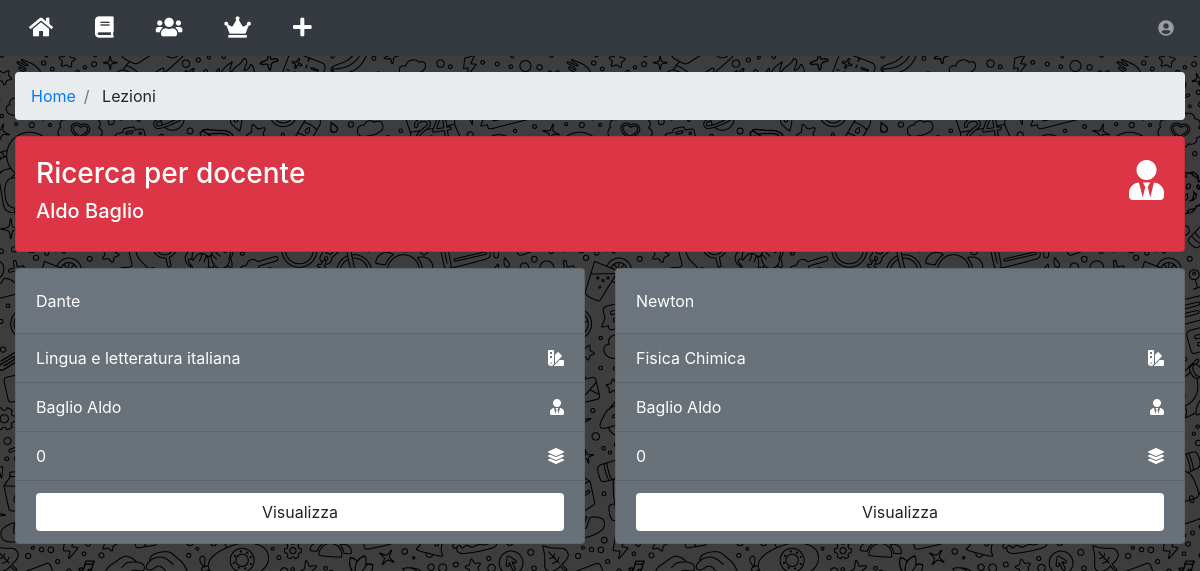
The page /lezioni/?docente=11 (signed in) on the database its author committed.
### tables this page shows
CREATE TABLE `utenti` (
  `id` int(15) NOT NULL AUTO_INCREMENT,
  `email` varchar(100) NOT NULL,
  `password` varchar(40) NOT NULL,
  `nome` varchar(20) NOT NULL,
  `cognome` varchar(20) NOT NULL,
  `tipo` ENUM('studente', 'professore', 'admin') DEFAULT 'studente',
  `aiuti` BOOLEAN DEFAULT 1,
  `notifiche` BOOLEAN DEFAULT 1,
  PRIMARY KEY (`id`),
  UNIQUE KEY (`email`)
);

CREATE TABLE `lezioni` (
  `id` int(15) NOT NULL AUTO_INCREMENT,
  `idUtente` int(15),
  `titolo` varchar(40) NOT NULL,
  `data` datetime NOT NULL,
  `note` varchar(150),
  PRIMARY KEY (`id`),
  UNIQUE (`idUtente`, `titolo`),
  FOREIGN KEY (`idUtente`)
    REFERENCES `utenti` (`id`)
);

CREATE TABLE `materie` (
  `id` int(15) NOT NULL AUTO_INCREMENT,
  `titolo` varchar(50),
  PRIMARY KEY (`id`)
);

### src/connection.php (called while the page is built, shortened)
<?php
  function query($sql){
    $conn = new mysqli("localhost", "root", "", "appRendiamo");
    $tabella = array();
    $result = $conn->query($sql);
    if (isset($result->num_rows)){
      if ($result->num_rows == 0) {
        return $tabella;
      } else while($row = $result->fetch_assoc()){
        array_push($tabella, $row);
      }
      return $tabella;
    } else {
      $conn->close();
    }
  }
?>

### src/lezioni/wrapper.php (the view, shortened to what this page needs)
<div class="container-fluid">
  <ol class="breadcrumb">
    <li class="breadcrumb-item">
      <a href="../home/">Home</a>
    </li>
    <li class="breadcrumb-item">
      Lezioni
    </li>
  </ol>
  <?php
    if (isset($_GET['materia'])) {
      $idMateria = $_GET['materia'];
      $lezioni = query("SELECT lezioni.*, utentiDiLezioni.idUtente AS preferito
                        FROM (
                          SELECT lezioni.*, utenti.nome, utenti.cognome
                          FROM (
                            SELECT lezioni.*, COUNT(materiali.id) as countMateriali
                            FROM lezioni
                            LEFT JOIN materiali
                              ON materiali.idLezione=lezioni.id
                            GROUP BY lezioni.id
                          ) AS lezioni, utenti, materieDiLezioni
                          WHERE lezioni.idUtente=utenti.id
                            AND materieDiLezioni.idLezione=lezioni.id
                            AND materieDiLezioni.idMateria=$idMateria
                          ) AS lezioni
                        LEFT JOIN utentiDiLezioni
                        ON utentiDiLezioni.idLezione=lezioni.id
                          AND utentiDiLezioni.idUtente=3
                        ORDER BY lezioni.titolo");
    } elseif (isset($_GET['docente'])) {
        $idDocente = $_GET['docente'];
        $lezioni = query("SELECT lezioni.*, utentiDiLezioni.idUtente AS preferito
                          FROM (
                            SELECT lezioni.*, utenti.nome, utenti.cognome
                            FROM (
                              SELECT lezioni.*, COUNT(materiali.id) as countMateriali
                              FROM lezioni
                              LEFT JOIN materiali
                                ON materiali.idLezione=lezioni.id
                              GROUP BY lezioni.id
                            ) AS lezioni, utenti
                            WHERE lezioni.idUtente=utenti.id
                              AND utenti.id=$idDocente
                            ) AS lezioni
                          LEFT JOIN utentiDiLezioni
                          ON utentiDiLezioni.idLezione=lezioni.id
                            AND utentiDiLezioni.idUtente=3
                          ORDER BY lezioni.titolo");
    }
  ?>
  <div class="row">
    <div class="col-12 mb-3 text-white">
      <?php if (isset($_GET['materia'])): ?>
        <?php $materia = query("SELECT * FROM materie WHERE id=".$_GET['materia'])[0] ?>
        <div class="card bg-primary card-body">
          <div class="row">
            <div class="col">
              <h3>Ricerca per materia</h3>
              <h5><?php echo $materia['titolo'] ?></h5>
            </div>
            <div class="col">
              <h1 class="float-right">
                <i class="fas fa-swatchbook"></i>
              </h1>
            </div>
          </div>
        </div>
      <?php elseif (isset($_GET['docente'])): ?>
        <?php $docente = query("SELECT * FROM utenti WHERE id=".$_GET['docente'])[0] ?>
        <div class="card bg-danger card-body">
          <div class="row">
            <div class="col">
              <h3>Ricerca per docente</h3>
              <h5><?php echo $docente['nome']." ".$docente['cognome'] ?></h5>
            </div>
            <div class="col">
              <h1 class="float-right">
                <i class="fas fa-user-tie"></i>
              </h1>
            </div>
          </div>
        </div>
      <?php endif; ?>
    </div>
    <?php if ($lezioni): ?>
      <?php foreach ($lezioni as $lezione): ?>
        <div class="col-xl-6 col-md-6 col-sm-12">
          <div class="card text-white bg-secondary mb-3">
            <div class="card-body">
              <?php echo $lezione['titolo'] ?>
            </div>
            <div class="card-footer">
              <div class="float-right">
                <i class="fas fa-swatchbook"></i>
              </div>
              <?php $materie = query("SELECT materie.* FROM materie, materieDiLezioni WHERE materie.id=materieDiLezioni.idMateria AND materieDiLezioni.idLezione=".$lezione['id']) ?>
              <?php if ($materie): ?>
                <?php foreach ($materie as $materia): ?>
                  <?php echo $materia['titolo'] ?>
                <?php endforeach; ?>
              <?php else: ?>
                Nessuna materia
              <?php endif; ?>
            </div>
            <div class="card-footer">
              <div class="float-right">
                <i class="fas fa-user-tie"></i>
              </div>
              <?php echo $lezione['cognome'] ?>
              <?php echo $lezione['nome'] ?>
            </div>
            <div class="card-footer">
              <div class="float-right">
                <i class="fas fa-layer-group"></i>
              </div>
            <?php echo $lezione['countMateriali'] ?>
            </div>
            <div class="card-footer">
              <div class="row">
                <div class="col">
                  <button class="btn bg-white btn-block" onclick="window.location='../lezione/?id=<?php echo $lezione['id'] ?>'">
                    Visualizza</button>
                </div>
              </div>
            </div>
          </div>
        </div>
      <?php endforeach; ?>
    <?php endif; ?>
  </div>
</div>

### src/lezioni/index.php (shortened to what this page needs)
<!DOCTYPE html>
<html lang="en" dir="ltr">
  <head>
  </head>
  <body>
    <?php include '../nav.php' ?>
    <?php include 'wrapper.php' ?>
  </body>
</html>

### src/nav.php (shortened to what this page needs)
<?php include 'connection.php' ?>
<nav class="navbar navbar-expand navbar-dark bg-dark static-top mb-3">
  <button class="btn text-white" onclick="window.location='../home/'">
    <i class="fas fa-home fa-lg"></i>
  </button>
  <button class="btn text-white ml-3" onclick="window.location='../filtra/'">
    <i class="fas fa-book fa-lg"></i>
  </button>
  <button class="btn text-white ml-3" onclick="window.location='../docenti/'">
    <i class="fas fa-users fa-lg"></i>
  </button>
  <?php if ($_SESSION['user_type'] == 'studente'): ?>
    <button class="btn text-white ml-3" onclick="window.location='../lezioni/?salvate'">
      <i class="fas fa-bookmark fa-lg"></i>
    </button>
  <?php else: ?>
    <button class="btn text-white ml-3" onclick="window.location='../lezioni/?docente=<?php echo $_SESSION['user_row']['id'] ?>'">
      <i class="fas fa-crown fa-lg"></i>
    </button>
    <button class="btn text-white ml-3" onclick="window.location='../nuovaLezione/'">
      <i class="fas fa-plus fa-lg"></i>
    </button>
  <?php endif; ?>
  <ul class="navbar-nav ml-auto">
    <li class="nav-item dropdown no-arrow">
      <a class="nav-link" href="#" onclick="$('#dropdownProfilo').toggle()">
        <i class="fas fa-user-circle fa-fw"></i>
      </a>
    </li>
  </ul>
</nav>

### rows shown on the page
utenti: nome "Aldo", cognome "Baglio"
lezioni: titolo "Dante", cognome "Baglio", nome "Aldo", countMateriali "0"
materie: titolo "Lingua e letteratura italiana"
lezioni: titolo "Newton", cognome "Baglio", nome "Aldo", countMateriali "0"
materie: titolo "Fisica"
materie: titolo "Chimica"
